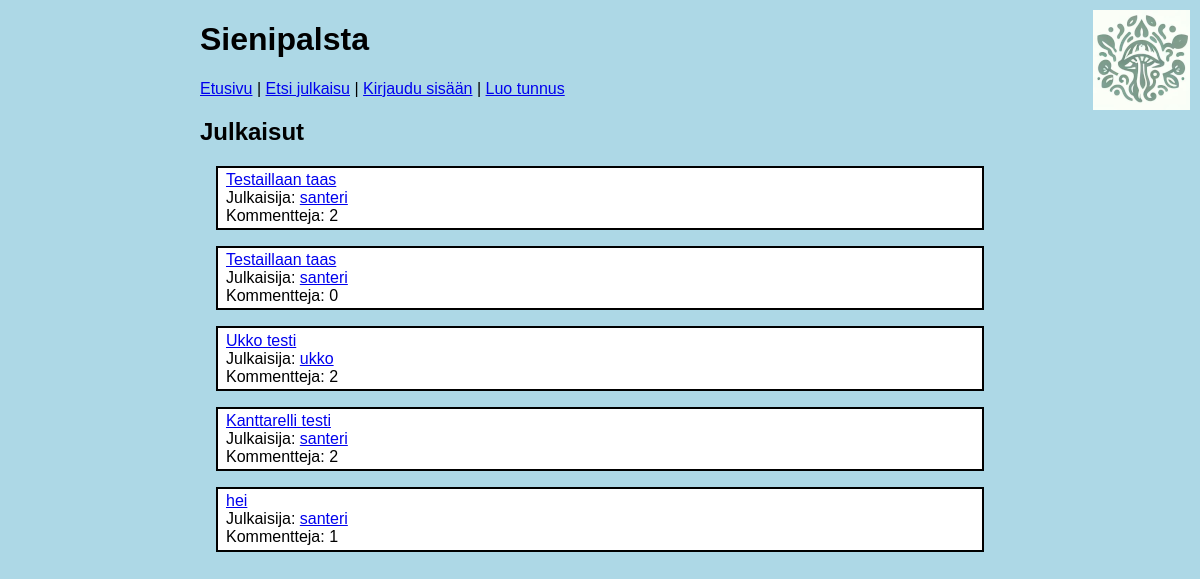
The page / on the database its author committed.
### tables this page shows
CREATE TABLE items (
    id INTEGER PRIMARY KEY,
    title TEXT,
    location TEXT,
    description TEXT,
    user_id INTEGER REFERENCES users
);

CREATE TABLE users (id INTEGER PRIMARY KEY, username TEXT UNIQUE, password_hash TEXT);

### app.py (the view)
@app.route("/")
def index():
    all_items = items.get_items()
    return render_template("index.html", items=all_items)

### db.py (called while the page is built)
def get_connection():
    con = sqlite3.connect("database.db")
    con.execute("PRAGMA foreign_keys = ON")
    con.row_factory = sqlite3.Row
    return con

def query(sql, params=[]):
    con = get_connection()
    con.execute("PRAGMA foreign_keys = ON")
    result = con.execute(sql, params).fetchall()
    con.close()
    return result

### items.py (called while the page is built)
def get_items():
    sql = """SELECT items.id, items.title, users.id user_id, users.username,
                    COUNT(comments.id) as comment_count
             FROM items
             JOIN users ON items.user_id = users.id
             LEFT JOIN comments ON items.id = comments.item_id
             GROUP BY items.id, users.id
             ORDER BY items.id DESC"""
    return db.query(sql)

### templates/index.html (shortened to what this page needs)
{% extends "layout.html" %}
{% block content %}
<h2>Julkaisut</h2>
{% for item in items %}
<div class="item">
<a href="/item/{{ item.id }}">{{ item.title }}</a> <br/>
Julkaisija: <a href="/user/{{ item.user_id }}">{{ item.username }}</a> <br />
Kommentteja: {{ item.comment_count }}
</div>
{% endfor %}
{% endblock %}

### static/main.css (style rules this page uses)
body { margin: auto; max-width: 50em; font-family: sans-serif; background-color: lightblue; }
.item { border: 2px solid black; margin: 1em; padding: 0.2em 0.5em; background-color: white; }

### rows shown on the page
items: title "Testaillaan taas", username "santeri", comment_count "2"
items: title "Testaillaan taas", username "santeri", comment_count "0"
items: title "Ukko testi", username "ukko", comment_count "2"
items: title "Kanttarelli testi", username "santeri", comment_count "2"
items: title "hei", username "santeri", comment_count "1"
